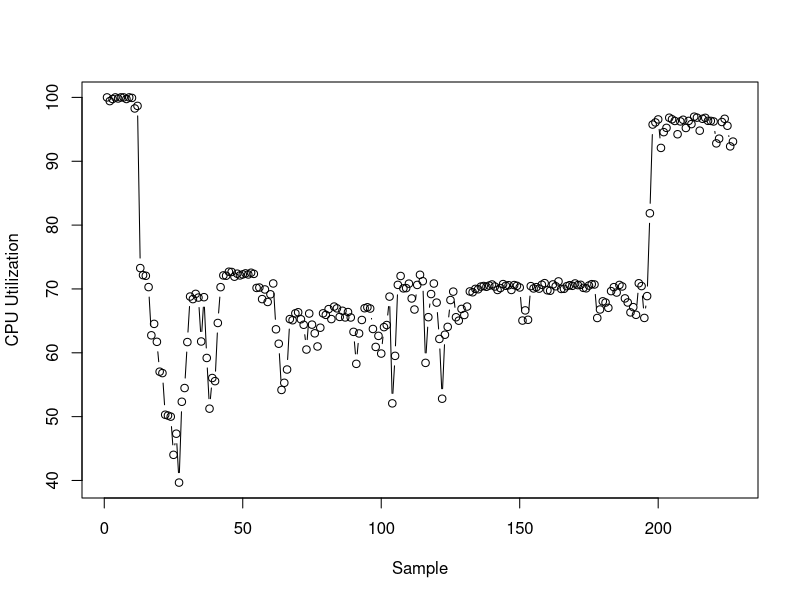
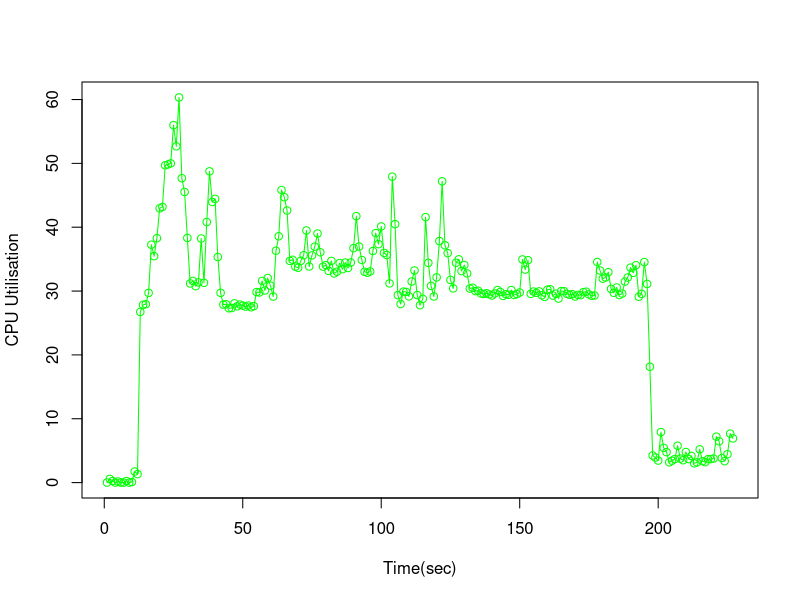

Recreate these plots in R, in order.
#set Working Directory
setwd('C:\\Users\\User\\Desktop\\EAA\\myCA2\\EAA_CA2') 

#read from trhe data file
sysdata <- read.table('mpstat.dat', header=TRUE)

#print the data to the screen
#sysdata[,'V11']

#plot the trend data here
plot(sysdata[,'X.idle'],xlab='Sample', ylab='CPU Utilization',type='b')

#reverse the data to obtain 
plot(100-sysdata[,'X.idle'],xlab='Time(sec)', ylab='CPU Utilisation', type='o', col='green')

#compute the utilization
#summary(100-sysdata[,'X.idle'])
